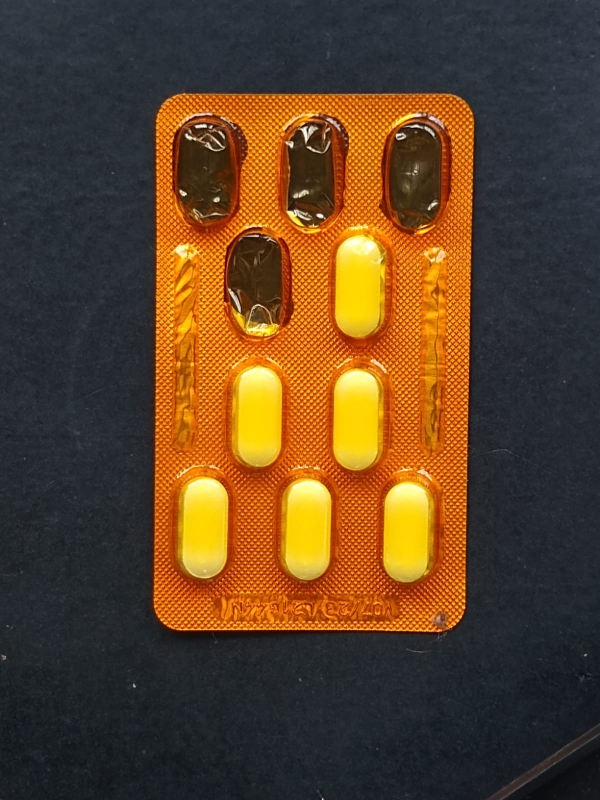
#> input picture Image4.jpeg, 1200 x 1600 px (shown at 1/2 size)
$ python mainv2.py   (older library calls are emulated)
#> lines starting #> are read from the running program, lines starting #| are printed output that depends on the picture
# -*- coding: utf-8 -*-
"""
Created on Wed Nov  7 17:40:23 2018

@author: Jean Schmith
"""

import cv2
import matplotlib.pyplot as plt
import numpy as np

im = cv2.imread('Image4.jpeg',0)
#> im: shape (1600, 1200); min 3, max 255, mean 71.1
height, width = im.shape[:2]
#> height = 1600; width = 1200
im = cv2.resize(im,(int(width/2),int(height/2)),interpolation = cv2.INTER_CUBIC)
#> im: shape (800, 600)

im2 = cv2.imread('Image4.jpeg')
#> im2 is the input picture: shape (1600, 1200, 3); mean B, G, R 39.1, 66.3, 93
height, width = im2.shape[:2]
im2 = cv2.resize(im2,(int(width/2),int(height/2)),interpolation = cv2.INTER_CUBIC)
#> im2: shape (800, 600, 3)
vermelho = (0,0,255);
verde = (0,255,0);


# [7 lines of commented-out code are left out]
start_point = (170, 110)
end_point = (240,230)
#color = 255
thickness = 2
# Draw a rectangle with blue line borders of thickness of 2 px
#im = cv2.rectangle(im, start_point, end_point, color, thickness)
comprimido1 = im[110:230,170:240]
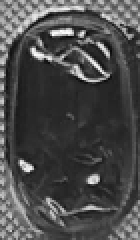
#> comprimido1: shape (120, 70) (shown 2 times larger); min 8, max 252, mean 74.9

vetor_xcm1 = np.arange(len(comprimido1[0]))
#> vetor_xcm1 = 70 values from 0 to 69
vetor_ycm1 = np.arange(len((comprimido1.transpose())[0]))
#> vetor_ycm1 = 120 values from 0 to 119
contador_cm1 = 0
for x in vetor_xcm1:
    for y in vetor_ycm1:
        if comprimido1[y,x] > 180:
            contador_cm1 = contador_cm1+1
#> this loop made 70 passes
#> after the loop, contador_cm1 = 380
print("Comprimido1 =")
print(contador_cm1)
#| 380
if (contador_cm1 > 2000):
    color = verde
    im2 = cv2.rectangle(im2, start_point, end_point, color, thickness)
else:
    color = vermelho
    im2 = cv2.rectangle(im2, start_point, end_point, color, thickness)
#> im2: shape (800, 600, 3); mean B, G, R 39.1, 66, 93.1

########################

start_point = (280, 110)
end_point = (350,230)
color = 255
thickness = 2
# Draw a rectangle with blue line borders of thickness of 2 px
im = cv2.rectangle(im, start_point, end_point, color, thickness)
#> im: shape (800, 600); min 3, max 255, mean 71.4
comprimido2 = im[110:230,280:350]

start_point = (380, 110)
end_point = (450,230)
color = 255
thickness = 2
# Draw a rectangle with blue line borders of thickness of 2 px
im = cv2.rectangle(im, start_point, end_point, color, thickness)
#> im: shape (800, 600); min 3, max 255, mean 71.8
comprimido3 = im[110:230,380:450]

start_point = (225, 230)
end_point = (295,340)
color = 255
thickness = 2
# Draw a rectangle with blue line borders of thickness of 2 px
im = cv2.rectangle(im, start_point, end_point, color, thickness)
#> im: shape (800, 600); min 3, max 255, mean 72.1
comprimido4 = im[230:340,225:295]

start_point = (325, 230)
end_point = (395,340)
color = 255
thickness = 2
# Draw a rectangle with blue line borders of thickness of 2 px
im = cv2.rectangle(im, start_point, end_point, color, thickness)
#> im: shape (800, 600); min 3, max 255, mean 72.3
comprimido5 = im[230:340,325:395]

start_point = (225, 360)
end_point = (295,470)
color = 255
thickness = 2
# Draw a rectangle with blue line borders of thickness of 2 px
im = cv2.rectangle(im, start_point, end_point, color, thickness)
#> im: shape (800, 600); min 3, max 255, mean 72.6
comprimido6 = im[360:470,225:295]

start_point = (325, 360)
end_point = (395,470)
color = 255
thickness = 2
# Draw a rectangle with blue line borders of thickness of 2 px
im = cv2.rectangle(im, start_point, end_point, color, thickness)
#> im: shape (800, 600); min 3, max 255, mean 72.9
comprimido7 = im[360:470,325:395]
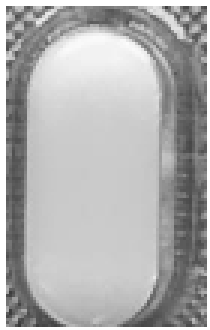
#> comprimido7: shape (110, 70) (shown 3 times larger); min 57, max 255, mean 175.3


#######COMPRIMIDO 8 ############
start_point = (170, 470)
end_point = (240,590)
#color = 255
thickness = 2
# Draw a rectangle with blue line borders of thickness of 2 px
#im = cv2.rectangle(im, start_point, end_point, color, thickness)
comprimido8 = im[470:590,170:240]
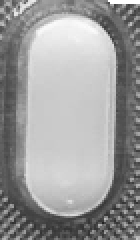
#> comprimido8: shape (120, 70) (shown 2 times larger); min 34, max 255, mean 155.1

vetor_xcm1 = np.arange(len(comprimido8[0]))
vetor_ycm1 = np.arange(len((comprimido1.transpose())[0]))
contador_cm1 = 0
for x in vetor_xcm1:
    for y in vetor_ycm1:
        if comprimido8[y,x] > 180:
            contador_cm1 = contador_cm1+1
#> after the loop, contador_cm1 = 3965
print("Comprimido8 =")
print(contador_cm1)
#| 3965
if (contador_cm1 > 2000):
    color = verde
    im2 = cv2.rectangle(im2, start_point, end_point, color, thickness)
#> im2: shape (800, 600, 3); mean B, G, R 39.1, 66.4, 92.6
else:
    color = vermelho
    im2 = cv2.rectangle(im2, start_point, end_point, color, thickness)

################################


start_point = (270, 470)
end_point = (340,590)
color = 255
thickness = 2
# Draw a rectangle with blue line borders of thickness of 2 px
im = cv2.rectangle(im, start_point, end_point, color, thickness)
#> im: shape (800, 600); min 3, max 255, mean 73.2
comprimido9 = im[470:590,270:340]

start_point = (370, 470)
end_point = (440,590)
color = 255
thickness = 2
# Draw a rectangle with blue line borders of thickness of 2 px
im = cv2.rectangle(im, start_point, end_point, color, thickness)
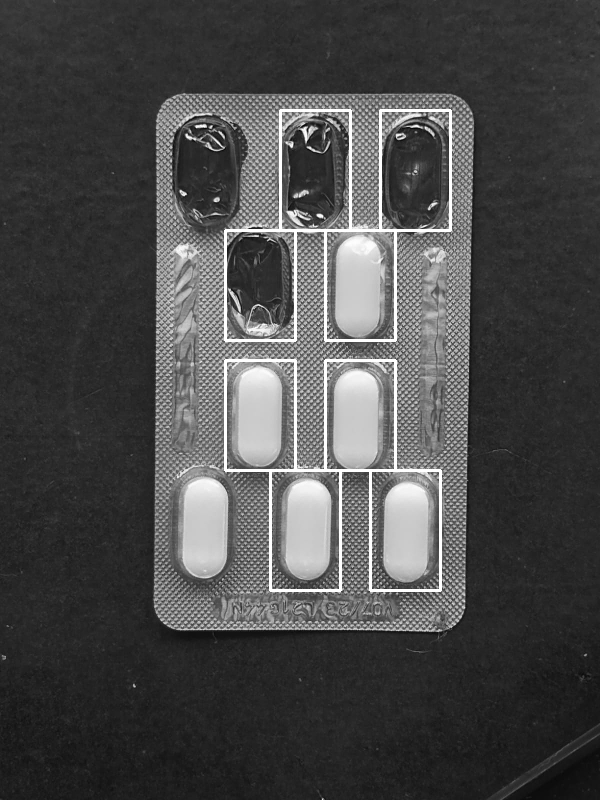
#> im: shape (800, 600); min 3, max 255, mean 73.5
comprimido10 = im[470:590,370:440]
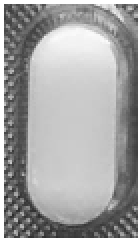
#> comprimido10: shape (120, 70) (shown 2 times larger); min 43, max 255, mean 163.6


vetor_xcm1 = np.arange(len(comprimido1[0]))
vetor_ycm1 = np.arange(len((comprimido1.transpose())[0]))
contador_cm1 = 0
for x in vetor_xcm1:
    for y in vetor_ycm1:
        if comprimido1[y,x] > 180:
            contador_cm1 = contador_cm1+1
#> after the loop, contador_cm1 = 395
print("Comprimido1 =")
print(contador_cm1)
#| 395

vetor_xcm2 = np.arange(len(comprimido8[0]))
#> vetor_xcm2 = 70 values from 0 to 69
vetor_ycm2 = np.arange(len((comprimido8.transpose())[0]))
#> vetor_ycm2 = 120 values from 0 to 119
contador_cm2 = 0
for x in vetor_xcm2:
    for y in vetor_ycm2:
        if comprimido8[y,x] > 180:
            contador_cm2 = contador_cm2+1
#> after the loop, contador_cm2 = 3965
print("Comprimido2 =")
print(contador_cm2)
#| 3965

area_insp = im[25:300, 25:575]
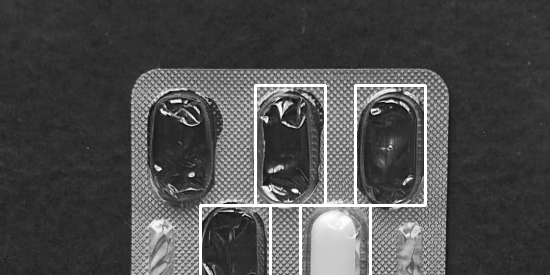
#> area_insp: shape (275, 550); min 3, max 255, mean 77

linha1 = area_insp.transpose()[287]
#> linha1 = 275 values, max 255 at index 84, min 21 at index 127, mean 88.09
vetor_linha1 = np.arange(len(linha1))
#> vetor_linha1 = 275 values from 0 to 274
derivada_linha1 = np.zeros(len(linha1),int)
#> derivada_linha1 = 275 values from 0 to 0

pos_ant = linha1[0]
#> pos_ant = 43

for i in vetor_linha1:
    valor = int(linha1[i]) - int(pos_ant)
    derivada_linha1[i] = valor
    pos_ant = linha1[i]
#> this loop made 275 passes
#> (valor, pos_ant) on passes 1 to 3: (0, 43), (2, 45), (0, 45)
#> after the loop, derivada_linha1 = 275 values, max 148 at index 204, min -137 at index 126, mean 0.12

area_rotada = area_insp.transpose()
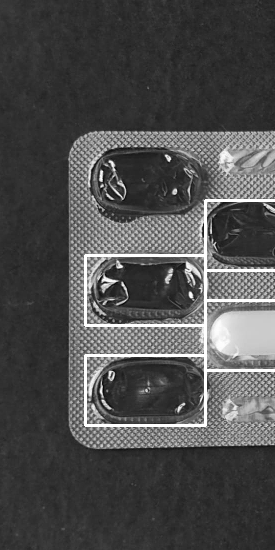
#> area_rotada: shape (550, 275); min 3, max 255, mean 77


'''
plt.subplot(2,1,1)
plt.plot(vetor_linha1,linha1,'r')
plt.title('LinhaCentral')


plt.subplot(2,1,2)
plt.plot(vetor_linha1,derivada_linha1,'r')
plt.title('Derivada LinhaCentral')
'''

plt.show()
cv2.imshow("Sample", im)
cv2.imshow("Sample 2", im2)
# [6 lines of commented-out code are left out]

$ run again, with Image1.jpeg copied over Image4.jpeg
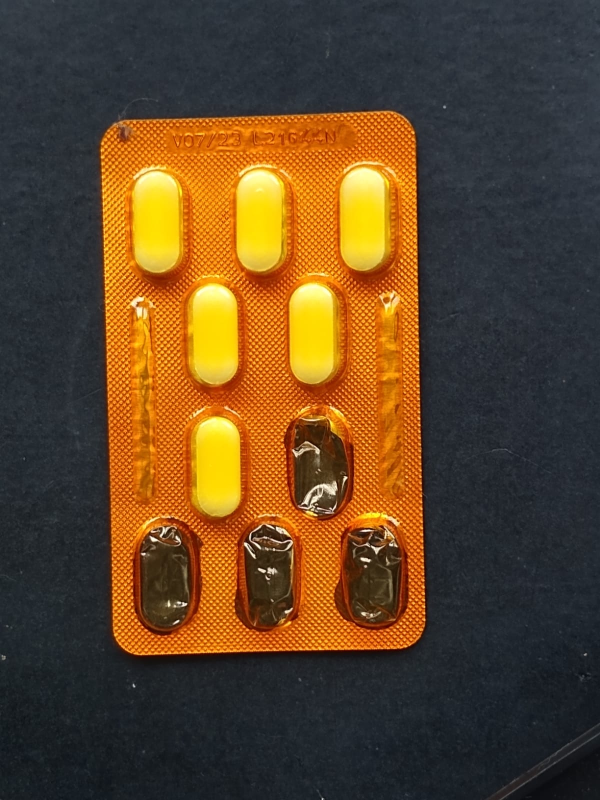
#> input picture Image1.jpeg, 1200 x 1600 px (shown at 1/2 size)
#> im2 is the input picture: shape (1600, 1200, 3); mean B, G, R 40, 69.3, 95.1
#> vetor_xcm1 = 70 values from 0 to 69
#> vetor_ycm1 = 120 values from 0 to 119
#> the loop `for x in vetor_xcm1:` made 70 passes
#> after the loop `for x in vetor_xcm1:`: contador_cm1 = 1031
#| 1031
#> after the loop `for x in vetor_xcm1:`: contador_cm1 = 1965
#| 1965
#> after the loop `for x in vetor_xcm1:`: contador_cm1 = 1041
#| 1041
#> vetor_xcm2 = 70 values from 0 to 69
#> vetor_ycm2 = 120 values from 0 to 119
#> the loop `for x in vetor_xcm2:` made 70 passes
#> after the loop `for x in vetor_xcm2:`: contador_cm2 = 1965
#| 1965
#> `area_insp = im[25:300, 25:575]`:
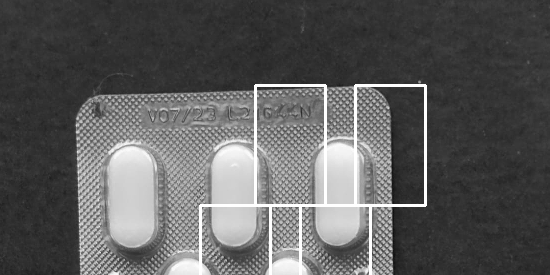
#> area_insp: shape (275, 550); min 13, max 255, mean 91.9
#> linha1 = 275 values, max 255 at index 84, min 42 at index 55, mean 121.5
#> vetor_linha1 = 275 values from 0 to 274
#> `derivada_linha1 = np.zeros(len(linha1),int)`: derivada_linha1 = 275 values from 0 to 0
#> `pos_ant = linha1[0]`: pos_ant = 47
#> the loop `for i in vetor_linha1:` made 275 passes
#> (valor, pos_ant) on passes 1 to 3: (0, 47), (1, 48), (-1, 47)
#> after the loop `for i in vetor_linha1:`: derivada_linha1 = 275 values, max 206 at index 84, min -206 at index 87, mean 0.658
#> `area_rotada = area_insp.transpose()`:
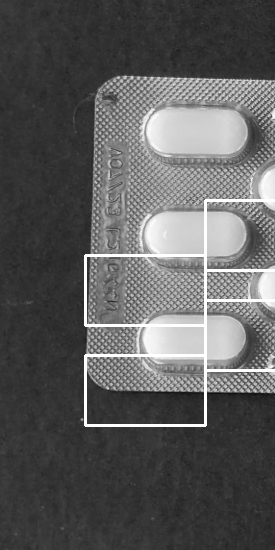
#> area_rotada: shape (550, 275); min 13, max 255, mean 91.9

$ run again, with Image2.jpeg copied over Image4.jpeg
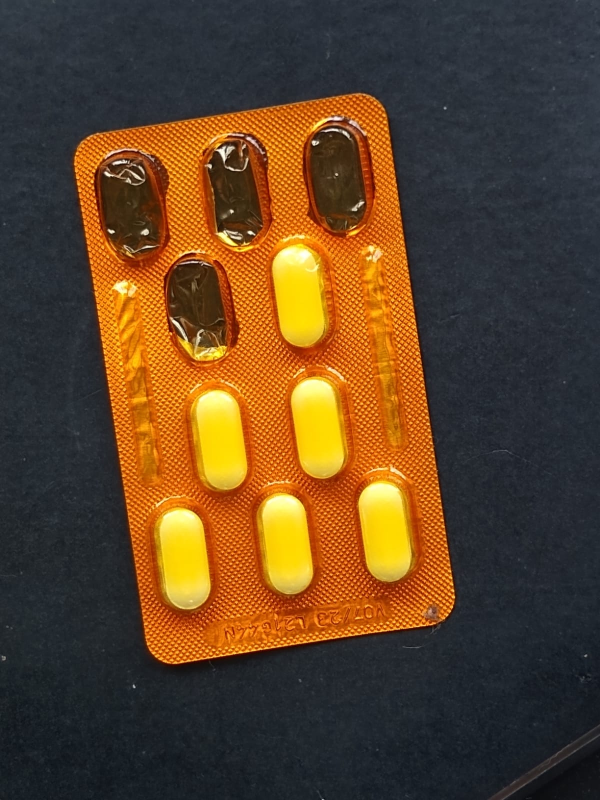
#> input picture Image2.jpeg, 1200 x 1600 px (shown at 1/2 size)
#> im2 is the input picture: shape (1600, 1200, 3); mean B, G, R 39.9, 67.2, 93.6
#> vetor_xcm1 = 70 values from 0 to 69
#> vetor_ycm1 = 120 values from 0 to 119
#> the loop `for x in vetor_xcm1:` made 70 passes
#> after the loop `for x in vetor_xcm1:`: contador_cm1 = 849
#| 849
#> after the loop `for x in vetor_xcm1:`: contador_cm1 = 3402
#| 3402
#> after the loop `for x in vetor_xcm1:`: contador_cm1 = 864
#| 864
#> vetor_xcm2 = 70 values from 0 to 69
#> vetor_ycm2 = 120 values from 0 to 119
#> the loop `for x in vetor_xcm2:` made 70 passes
#> after the loop `for x in vetor_xcm2:`: contador_cm2 = 3402
#| 3402
#> `area_insp = im[25:300, 25:575]`:
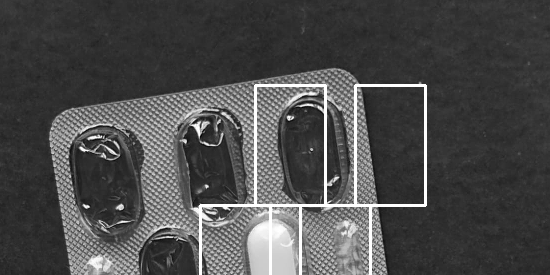
#> area_insp: shape (275, 550); min 1, max 255, mean 75.6
#> linha1 = 275 values, max 255 at index 84, min 26 at index 121, mean 103.1
#> vetor_linha1 = 275 values from 0 to 274
#> `derivada_linha1 = np.zeros(len(linha1),int)`: derivada_linha1 = 275 values from 0 to 0
#> `pos_ant = linha1[0]`: pos_ant = 45
#> the loop `for i in vetor_linha1:` made 275 passes
#> (valor, pos_ant) on passes 1 to 3: (0, 45), (0, 45), (0, 45)
#> after the loop `for i in vetor_linha1:`: derivada_linha1 = 275 values, max 130 at index 84, min -166 at index 87, mean 0.578
#> `area_rotada = area_insp.transpose()`:
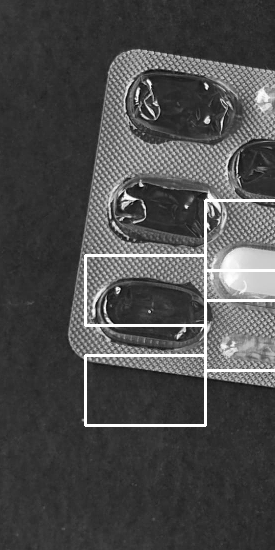
#> area_rotada: shape (550, 275); min 1, max 255, mean 75.6
